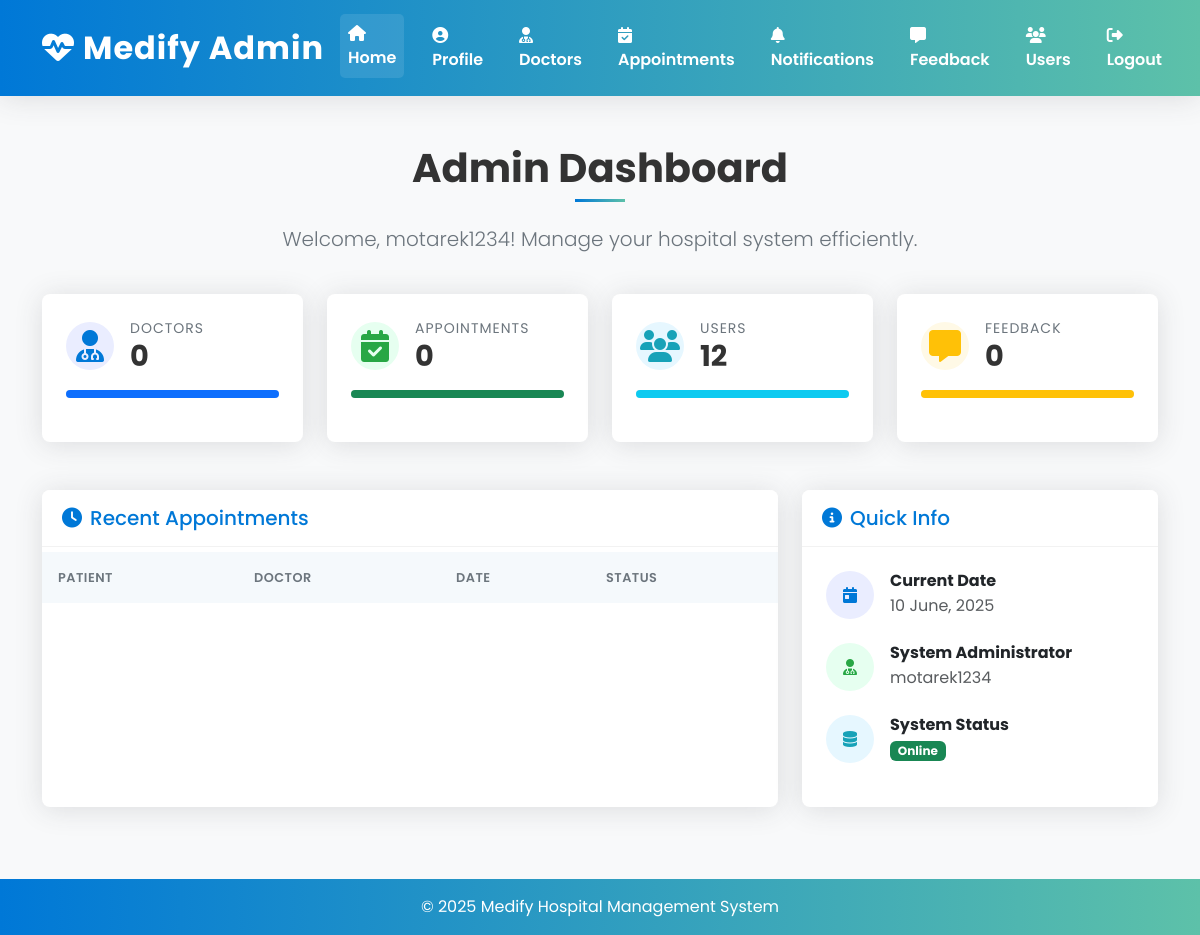
/indexadmin (signed in), run on an earlier commit of the app's database.
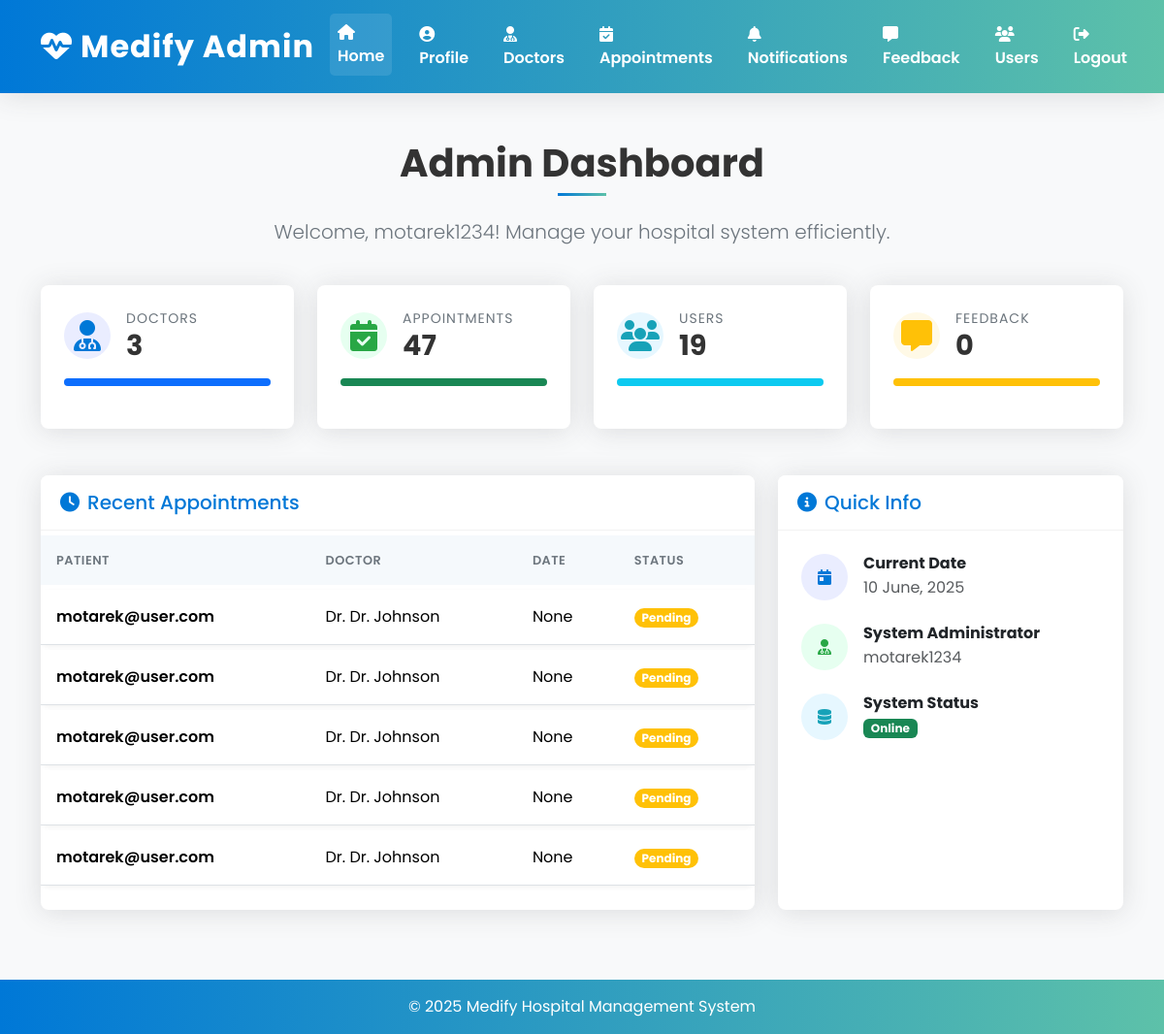
And on a later commit of the database.
### tables this page shows
CREATE TABLE appointments (
            id INTEGER PRIMARY KEY AUTOINCREMENT,
            user_email TEXT NOT NULL,
            doctor_name TEXT NOT NULL,
            specialty TEXT NOT NULL,
            time_slot TEXT NOT NULL,
            FOREIGN KEY (user_email) REFERENCES users (email)
        );

CREATE TABLE users (
            id INTEGER PRIMARY KEY AUTOINCREMENT,
            email TEXT NOT NULL UNIQUE,
            password TEXT NOT NULL
        );

### app.py (the view)
@app.route('/indexadmin')
def index_admin():
    if 'user_type' in session and session['user_type'] == 'admin':
        now = datetime.now()
        with sqlite3.connect("users.db") as conn:
            cursor = conn.cursor()
            try:
                admin_email = session.get('user_email')
                admin_name = admin_email.split('@')[0] if admin_email else 'Admin'
                total_doctors = 0
                total_appointments = 0
                total_users = 0
                total_feedback = 0
                try:
                    cursor.execute("SELECT COUNT(*) FROM doctors")
                    total_doctors = cursor.fetchone()[0]
                except Exception as e:
                    print(f"Error counting doctors: {e}")
                try:
                    cursor.execute("SELECT COUNT(*) FROM appointments")
                    total_appointments = cursor.fetchone()[0]
                except Exception as e:
                    print(f"Error counting appointments: {e}")
                try:
                    cursor.execute("SELECT COUNT(*) FROM users")
                    total_users = cursor.fetchone()[0]
                except Exception as e:
                    print(f"Error counting users: {e}")
                try:
                    cursor.execute("SELECT COUNT(*) FROM feedback")
                    total_feedback = cursor.fetchone()[0]
                except Exception as e:
                    print(f"Error counting feedback: {e}")
                recent_appointments = []
                try:
                    cursor.execute("""
                        SELECT users.email, appointments.doctor_name,
                                appointments.date, appointments.status
                        FROM appointments
                        JOIN users ON appointments.user_email = users.email
                        ORDER BY appointments.date DESC, appointments.time_slot DESC
                        LIMIT 5
                    """)
                    recent_appointments = cursor.fetchall()
                except Exception as e:
                    print(f"Error fetching recent appointments: {e}")
                return render_template('home.html',
                                     session=session,
                                     admin_name=admin_name,
                                     now=now,
                                     total_doctors=total_doctors,
                                     total_appointments=total_appointments,
                                     total_users=total_users,
                                     total_feedback=total_feedback,
                                     recent_appointments=recent_appointments)
            except Exception as e:
                print(f"Error in indexadmin route: {e}")
                return f"An error occurred: {e}"
    return redirect(url_for('login'))

### templates/home.html (shortened to what the changed rows need)
<!DOCTYPE html>
<html lang="en">
<head>
    <link href="https://cdn.jsdelivr.net/npm/bootstrap@5.3.2/dist/css/bootstrap.min.css" rel="stylesheet">
    <link rel="stylesheet" href="https://cdnjs.cloudflare.com/ajax/libs/font-awesome/6.4.0/css/all.min.css">
    <link href="https://unpkg.com/aos@2.3.1/dist/aos.css" rel="stylesheet">
    <link rel="stylesheet" href="{{ url_for('static', filename='css/unified-style.css') }}">
</head>
<body>
    <main>
        <section class="py-5">
            <div class="container">
                <div class="row mb-4">
                    <div class="col-lg-8 mx-auto text-center" data-aos="fade-up">
                        <h1 class="section-heading">Admin Dashboard</h1>
                    </div>
                </div>
                <div class="row mb-4">
                    <div class="col-md-3 mb-4" data-aos="fade-up" data-aos-delay="100">
                        <div class="card shadow h-100">
                            <div class="card-body p-4">
                                <div class="d-flex align-items-center">
                                    <div>
                                        <p class="stats-label mb-0">Doctors</p>
                                        <h2 class="stats-value">{{ total_doctors }}</h2>
                                    </div>
                                </div>
                            </div>
                        </div>
                    </div>
                    <div class="col-md-3 mb-4" data-aos="fade-up" data-aos-delay="200">
                        <div class="card shadow h-100">
                            <div class="card-body p-4">
                                <div class="d-flex align-items-center">
                                    <div>
                                        <p class="stats-label mb-0">Appointments</p>
                                        <h2 class="stats-value">{{ total_appointments }}</h2>
                                    </div>
                                </div>
                            </div>
                        </div>
                    </div>
                    <div class="col-md-3 mb-4" data-aos="fade-up" data-aos-delay="300">
                        <div class="card shadow h-100">
                            <div class="card-body p-4">
                                <div class="d-flex align-items-center">
                                    <div>
                                        <p class="stats-label mb-0">Users</p>
                                        <h2 class="stats-value">{{ total_users }}</h2>
                                    </div>
                                </div>
                            </div>
                        </div>
                    </div>
                    <div class="col-md-3 mb-4" data-aos="fade-up" data-aos-delay="400">
                        <div class="card shadow h-100">
                            <div class="card-body p-4">
                                <div class="d-flex align-items-center">
                                    <div>
                                        <h2 class="stats-value">{{ total_feedback }}</h2>
                                    </div>
                                </div>
                            </div>
                        </div>
                    </div>
                </div>
                <div class="row">
                    <div class="col-lg-8 mb-4" data-aos="fade-up" data-aos-delay="500">
                        <div class="card shadow h-100">
                            <div class="card-body p-0">
                                <div class="table-responsive">
                                    <table class="table table-hover align-middle mb-0">
                                        <thead>
                                            <tr>
                                                <th>Patient</th>
                                                <th>Doctor</th>
                                                <th>Date</th>
                                                <th>Status</th>
                                            </tr>
                                        </thead>
                                        <tbody>
                                            {% for appointment in recent_appointments %}
                                            <tr>
                                                <td class="fw-semibold">{{ appointment[0] }}</td>
                                                <td>Dr. {{ appointment[1] }}</td>
                                                <td>{{ appointment[2] }}</td>
                                                <td>
                                                    {% if appointment[3] == 'pending' %}
                                                    <span class="badge rounded-pill bg-warning">Pending</span>
                                                    {% elif appointment[3] == 'confirmed' %}
                                                    <span class="badge rounded-pill bg-success">Confirmed</span>
                                                    {% elif appointment[3] == 'completed' %}
                                                    <span class="badge rounded-pill bg-info">Completed</span>
                                                    {% elif appointment[3] == 'cancelled' %}
                                                    <span class="badge rounded-pill bg-danger">Cancelled</span>
                                                    {% else %}
                                                    <span class="badge rounded-pill bg-secondary">Unknown</span>
                                                    {% endif %}
                                                </td>
                                            </tr>
                                            {% endfor %}
                                        </tbody>
                                    </table>
                                </div>
                            </div>
                        </div>
                    </div>
                </div>
            </div>
        </section>
    </main>
</body>
</html>

What changed in the data, as far as the page shows it:
added appointments: email "motarek@user.com", doctor_name "Dr. Johnson", appointment "None", status "Pending"
added appointments: email "motarek@user.com", doctor_name "Dr. Johnson", appointment "None", status "Pending"
added appointments: email "motarek@user.com", doctor_name "Dr. Johnson", appointment "None", status "Pending"
added appointments: email "motarek@user.com", doctor_name "Dr. Johnson", appointment "None", status "Pending"
added appointments: email "motarek@user.com", doctor_name "Dr. Johnson", appointment "None", status "Pending"
Also different on the page:
{{ total_doctors }}: "0" → "3"
{{ total_appointments }}: "0" → "47"
{{ total_users }}: "12" → "19"
